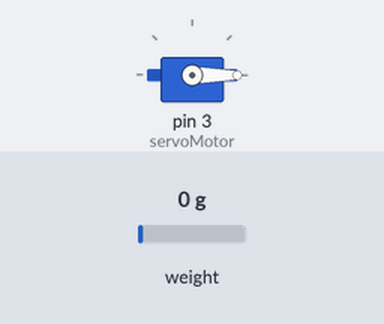
Bench run of a sketch on a simulated Arduino Uno, built with avr-gcc and run on an emulated ATmega328P. Shown: servo. The inputs (shaded band) are chosen by the test bench; at power-on: weight on the scale 0 g. What the sketch prints to the serial monitor is not drawn.

Above: at 2.2 s.
At 3.2 s:
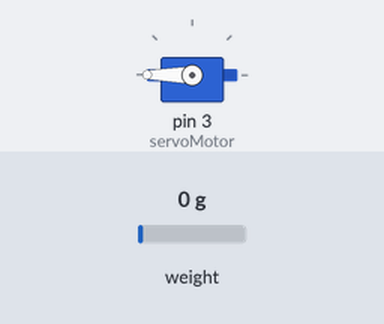
Timing chart, 0 to 5.6 s (numbered marks = the images above):
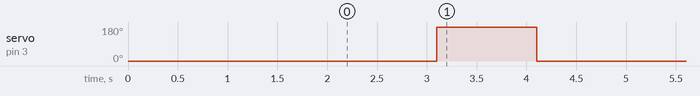

The sketch:

sketch_sep07a.ino
```cpp
// Incluímos la librería para poder controlar el servo
#include <Servo.h>

#include <HX711.h>

#define DOUT  A1
#define CLK  A0

HX711 balanza(DOUT, CLK);
// Declaramos la variable para controlar el servo
Servo servoMotor;

int bandera=0;


void setup() {
  Serial.begin(9600);
  Serial.print("Lectura del valor del ADC:  ");
  Serial.println(balanza.read());
  Serial.println("No ponga ningun  objeto sobre la balanza");
  Serial.println("Destarando...");
  balanza.set_scale(); //La escala por defecto es 1
  balanza.tare(20);  //El peso actual es considerado Tara.
  Serial.println("Coloque un peso conocido:");

  // Iniciamos el monitor serie para mostrar el resultado

  // Iniciamos el servo para que empiece a trabajar con el pin 9
  servoMotor.attach(3);
}

void loop() {
  if(bandera==0)
  {
  // Desplazamos a la posición 0º
  servoMotor.write(0);
  // Esperamos 1 segundo
  delay(1000);

  // Desplazamos a la posición 90º
  servoMotor.write(180);
  // Esperamos 1 segundo
  delay(1000);
  servoMotor.write(0);
  // Esperamos 1 segundo
  bandera=1;
  }

  Serial.print("Valor de lectura:  ");
  Serial.println(balanza.get_value(10),0);
  delay(1000);
  // Desplazamos a la posición 180º
  // servoMotor.write(180);
  // Esperamos 1 segundo
  // delay(1000);
}
```

Measured:
- by itself, servo on pin 3 (servoMotor): 0° → 180° at 3.1 s, → 0° 1.0 s later
